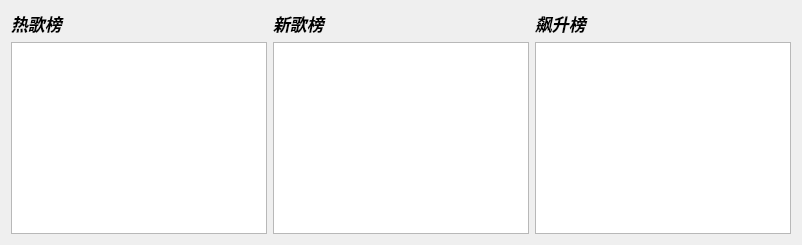
                      <widget class="QWidget" name="page_3">
                       <layout class="QHBoxLayout" name="horizontalLayout_13">
                        <item>
                         <layout class="QVBoxLayout" name="verticalLayout_11">
                          <item>
                           <widget class="QLabel" name="label_2">
                            <property name="font">
                             <font>
                              <family>微软雅黑</family>
                              <pointsize>13</pointsize>
                              <italic>true</italic>
                              <bold>true</bold>
                             </font>
                            </property>
                            <property name="text">
                             <string>热歌榜</string>
                            </property>
                           </widget>
                          </item>
                          <item>
                           <widget class="QListWidget" name="listWidget_hot">
                            <property name="styleSheet">
                             <string notr="true">QScrollBar:vertical{ 
    width:8px;  
    border-style:flat;
    border-radius: 4px;
    border:0px;
     background: #19191A;
} 
QScrollBar::handle:vertical{ 
    background: rgba(255,255,255,0.50);
    border-radius: 4px;
    width:8px; 
    min-height:91px; 
    border-style:flat;
}
QScrollBar::handle:vertical::hover{ 
    background: rgba(255,255,255,0.90);
    border-radius: 4px;
    width:8px; 
}
QScrollBar::handle:vertical::pressed{ 
    background: rgba(255,255,255,0.90);
    border-radius:4px;
    width:8px; 
}
QScrollBar::sub-page:vertical {
    background: #19191A;
border-style:flat;
}
QScrollBar::add-page:vertical {
   background: #19191A;
border-style:flat;
}
QScrollBar::add-line:vertical{
   background: #19191A;
}
QScrollBar::sub-line:vertical {
   background: #19191A;
}
QScrollBar:horizontal{ 
    height:8px;  
    border-style:flat;
    border-radius: 4px;
    border:0px;
background: #19191A;
} 
QScrollBar::handle:horizontal{ 
    background: rgba(255,255,255,0.50);
    border-radius: 4px;
    height:8px; 
    min-width:91px; 
    border-style:flat;
}
QScrollBar::handle:horizontal::hover{ 
    background: rgba(255,255,255,0.90);
    border-radius: 4px;
    height:8px; 
}
QScrollBar::handle:horizontal::pressed{ 
    background: rgba(255,255,255,0.90);
    border-radius:4px;
    height:8px; 
}
QScrollBar::sub-page:horizontal {
    background: #19191A;
    border-style:flat;
}
QScrollBar::add-page:horizontal {
   background: #19191A;
    border-style:flat;
}
QScrollBar::sub-line:horizontal {
   background: #19191A;
}
QScrollBar::add-line:horizontal{
   background: #19191A;
}
</string>
                            </property>
                            <property name="wordWrap">
                             <bool>true</bool>
                            </property>
                           </widget>
                          </item>
                         </layout>
                        </item>
                        <item>
                         <layout class="QVBoxLayout" name="verticalLayout_12">
                          <item>
                           <widget class="QLabel" name="label_4">
                            <property name="font">
                             <font>
                              <family>微软雅黑</family>
                              <pointsize>13</pointsize>
                              <italic>true</italic>
                              <bold>true</bold>
                             </font>
                            </property>
                            <property name="text">
                             <string>新歌榜</string>
                            </property>
                           </widget>
                          </item>
                          <item>
                           <widget class="QListWidget" name="listWidget_new">
                            <property name="styleSheet">
                             <string notr="true">QScrollBar:vertical{ 
    width:8px;  
    border-style:flat;
    border-radius: 4px;
    border:0px;
     background: #19191A;
} 
QScrollBar::handle:vertical{ 
    background: rgba(255,255,255,0.50);
    border-radius: 4px;
    width:8px; 
    min-height:91px; 
    border-style:flat;
}
QScrollBar::handle:vertical::hover{ 
    background: rgba(255,255,255,0.90);
    border-radius: 4px;
    width:8px; 
}
QScrollBar::handle:vertical::pressed{ 
    background: rgba(255,255,255,0.90);
    border-radius:4px;
    width:8px; 
}
QScrollBar::sub-page:vertical {
    background: #19191A;
border-style:flat;
}
QScrollBar::add-page:vertical {
   background: #19191A;
border-style:flat;
}
QScrollBar::add-line:vertical{
   background: #19191A;
}
QScrollBar::sub-line:vertical {
   background: #19191A;
}
QScrollBar:horizontal{ 
    height:8px;  
    border-style:flat;
    border-radius: 4px;
    border:0px;
background: #19191A;
} 
QScrollBar::handle:horizontal{ 
    background: rgba(255,255,255,0.50);
    border-radius: 4px;
    height:8px; 
    min-width:91px; 
    border-style:flat;
}
QScrollBar::handle:horizontal::hover{ 
    background: rgba(255,255,255,0.90);
    border-radius: 4px;
    height:8px; 
}
QScrollBar::handle:horizontal::pressed{ 
    background: rgba(255,255,255,0.90);
    border-radius:4px;
    height:8px; 
}
QScrollBar::sub-page:horizontal {
    background: #19191A;
    border-style:flat;
}
QScrollBar::add-page:horizontal {
   background: #19191A;
    border-style:flat;
}
QScrollBar::sub-line:horizontal {
   background: #19191A;
}
QScrollBar::add-line:horizontal{
   background: #19191A;
}
</string>
                            </property>
                            <property name="wordWrap">
                             <bool>true</bool>
                            </property>
                           </widget>
                          </item>
                         </layout>
                        </item>
                        <item>
                         <layout class="QVBoxLayout" name="verticalLayout_13">
                          <item>
                           <widget class="QLabel" name="label_3">
                            <property name="font">
                             <font>
                              <family>微软雅黑</family>
                              <pointsize>13</pointsize>
                              <italic>true</italic>
                              <bold>true</bold>
                             </font>
                            </property>
                            <property name="text">
                             <string>飙升榜</string>
                            </property>
                           </widget>
                          </item>
                          <item>
                           <widget class="QListWidget" name="listWidget_soar">
                            <property name="styleSheet">
                             <string notr="true">QScrollBar:vertical{ 
    width:8px;  
    border-style:flat;
    border-radius: 4px;
    border:0px;
     background: #19191A;
} 
QScrollBar::handle:vertical{ 
    background: rgba(255,255,255,0.50);
    border-radius: 4px;
    width:8px; 
    min-height:91px; 
    border-style:flat;
}
QScrollBar::handle:vertical::hover{ 
    background: rgba(255,255,255,0.90);
    border-radius: 4px;
    width:8px; 
}
QScrollBar::handle:vertical::pressed{ 
    background: rgba(255,255,255,0.90);
    border-radius:4px;
    width:8px; 
}
QScrollBar::sub-page:vertical {
    background: #19191A;
border-style:flat;
}
QScrollBar::add-page:vertical {
   background: #19191A;
border-style:flat;
}
QScrollBar::add-line:vertical{
   background: #19191A;
}
QScrollBar::sub-line:vertical {
   background: #19191A;
}
QScrollBar:horizontal{ 
    height:8px;  
    border-style:flat;
    border-radius: 4px;
    border:0px;
background: #19191A;
} 
QScrollBar::handle:horizontal{ 
    background: rgba(255,255,255,0.50);
    border-radius: 4px;
    height:8px; 
    min-width:91px; 
    border-style:flat;
}
QScrollBar::handle:horizontal::hover{ 
    background: rgba(255,255,255,0.90);
    border-radius: 4px;
    height:8px; 
}
QScrollBar::handle:horizontal::pressed{ 
    background: rgba(255,255,255,0.90);
    border-radius:4px;
    height:8px; 
}
QScrollBar::sub-page:horizontal {
    background: #19191A;
    border-style:flat;
}
QScrollBar::add-page:horizontal {
   background: #19191A;
    border-style:flat;
}
QScrollBar::sub-line:horizontal {
   background: #19191A;
}
QScrollBar::add-line:horizontal{
   background: #19191A;
}
</string>
                            </property>
                            <property name="wordWrap">
                             <bool>true</bool>
                            </property>
                           </widget>
                          </item>
                         </layout>
                        </item>
                       </layout>
                      </widget>
